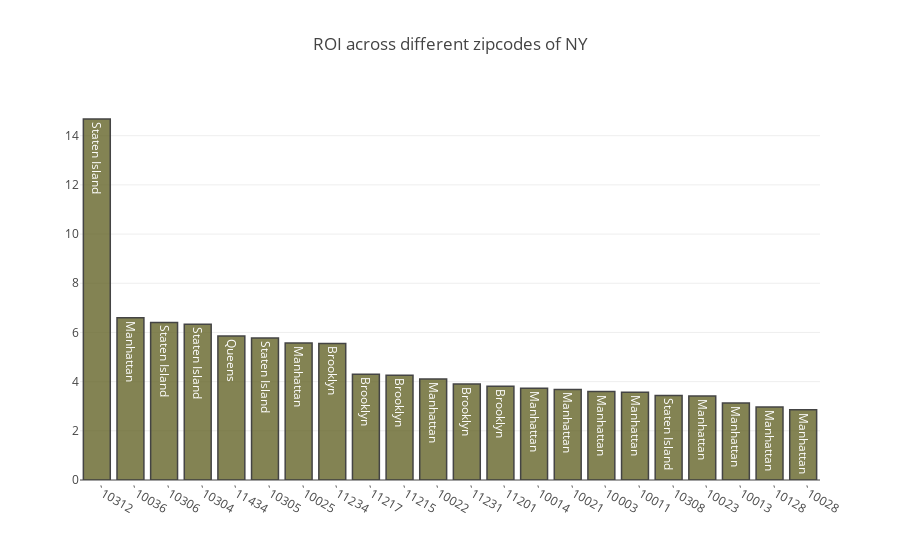

Notebook cell for this chart:
### Code cell
#Revenue_Margin_Data = Investment_Return_Fun(Revenue_Data, Forecasted_Data,min_listings=1, max_listings=500)
Revenue_Margin_Data.sort_values(['Return_Total'], ascending=False,inplace=True)
zipcode=['`'+str(z) for z in Revenue_Margin_Data.zipcode]
trace1= go.Bar(
    x=zipcode,
    y=Revenue_Margin_Data.Return_Total,
    text=Revenue_Margin_Data.neighbourhood,
    marker=dict(
        color='rgba(100,100,40, 0.8)',
        line=dict(
            color='rgba(255,128,0)',
            width=1.5,
        )),
    name ='ROI')
data=[trace1]
layout = go.Layout(
    autosize=True,
    barmode='stack',
    title='ROI across different zipcodes of NY',
)
fig = go.Figure(data=data, layout=layout)
iplot(fig)

### Figure 1 — Plotly figure (JSON) as saved in the notebook; plotly's stock layout.template omitted (floating-point values rounded to 4 significant figures)
{"data": [{"marker": {"color": "rgba(100,100,40, 0.8)", "line": {"color": "rgba(255,128,0)", "width": 1.5}}, "name": "ROI", "text": ["Staten Island", "Manhattan", "Staten Island", "Staten Island", "Queens", "Staten Island", "Manhattan", "Brooklyn", "Brooklyn", "Brooklyn", "Manhattan", "Brooklyn", "Brooklyn", "Manhattan", "Manhattan", "Manhattan", "Manhattan", "Staten Island", "Manhattan", "Manhattan", "Manhattan", "Manhattan"], "type": "bar", "uid": "8cc10312-5324-4203-8a79-b648d196ca5f", "x": ["`10312", "`10036", "`10306", "`10304", "`11434", "`10305", "`10025", "`11234", "`11217", "`11215", "`10022", "`11231", "`11201", "`10014", "`10021", "`10003", "`10011", "`10308", "`10023", "`10013", "`10128", "`10028"], "y": [14.68, 6.602, 6.406, 6.335, 5.852, 5.773, 5.572, 5.555, 4.305, 4.256, 4.107, 3.907, 3.815, 3.733, 3.682, 3.598, 3.567, 3.44, 3.412, 3.135, 2.964, 2.858]}], "layout": {"autosize": true, "barmode": "stack", "title": {"text": "ROI across different zipcodes of NY"}}}
